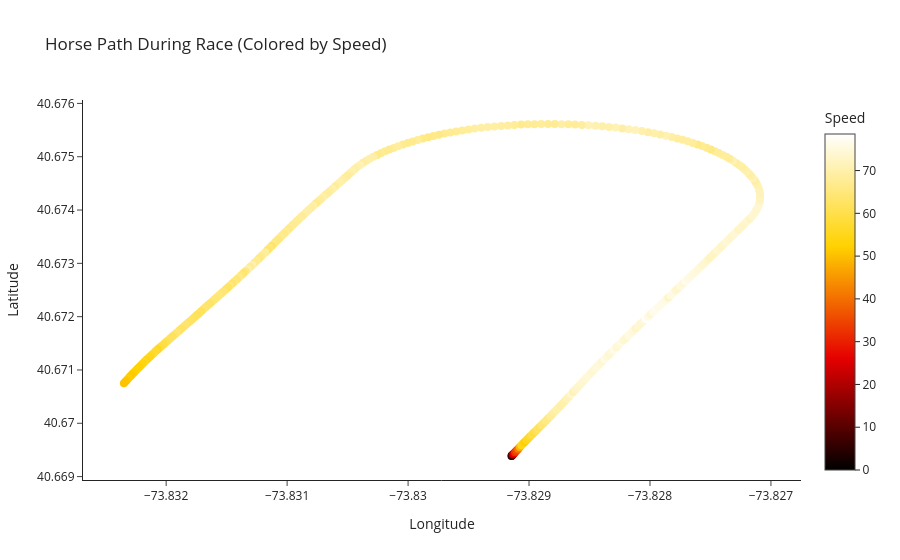

The notebook cell this image was saved under:
### Code cell
import plotly.express as px


chosenRun = 'AQU_2019-01-01_1_0'

def getRunData(df, chosenRun):
    chosenDF = df[(df['run_id']==chosenRun)]
    return chosenDF

def vizRunData(df, chosenRun):
    fig = px.scatter(
    getRunData(df, chosenRun),
    x='longitude',
    y='latitude',
    color='speed_kmh',
    color_continuous_scale='hot',
    hover_data=['speed_kmh', 'pctComplete'],  
    title='Horse Path During Race (Colored by Speed)',
    labels={'speed_kmh': 'Speed (km/h)', 'pctComplete':'Completion' ,'longitude': 'Longitude', 'latitude': 'Latitude'},
)

    fig.update_traces(marker=dict(size=8, line=dict(width=0)))  
    fig.update_layout(
        xaxis_title="Longitude",
        yaxis_title="Latitude",
        coloraxis_colorbar=dict(title="Speed"),
        template="simple_white"
    )

    return fig

fig = vizRunData(df, chosenRun)

fig.show()

### Figure 1 — Plotly figure (JSON) as saved in the notebook; plotly's stock layout.template omitted (floating-point values rounded to 4 significant figures; data arrays with more than 128 entries replaced by an {"elided": "..."} marker saying what was removed)
{"data": [{"customdata": {"elided": "316x2 float values"}, "hovertemplate": "Longitude=%{x}<br>Latitude=%{y}<br>Speed (km/h)=%{marker.color}<br>Completion=%{customdata[1]}<extra></extra>", "legendgroup": "", "marker": {"color": {"elided": "316 float values"}, "coloraxis": "coloraxis", "line": {"width": 0}, "size": 8, "symbol": "circle"}, "mode": "markers", "name": "", "orientation": "v", "showlegend": false, "type": "scatter", "x": {"elided": "316 float values"}, "xaxis": "x", "y": {"elided": "316 float values"}, "yaxis": "y"}], "layout": {"coloraxis": {"colorbar": {"title": {"text": "Speed"}}, "colorscale": [[0, "rgb(0,0,0)"], [0.3333, "rgb(230,0,0)"], [0.6667, "rgb(255,210,0)"], [1, "rgb(255,255,255)"]]}, "legend": {"tracegroupgap": 0}, "title": {"text": "Horse Path During Race (Colored by Speed)"}, "xaxis": {"anchor": "y", "domain": [0, 1], "title": {"text": "Longitude"}}, "yaxis": {"anchor": "x", "domain": [0, 1], "title": {"text": "Latitude"}}}}
